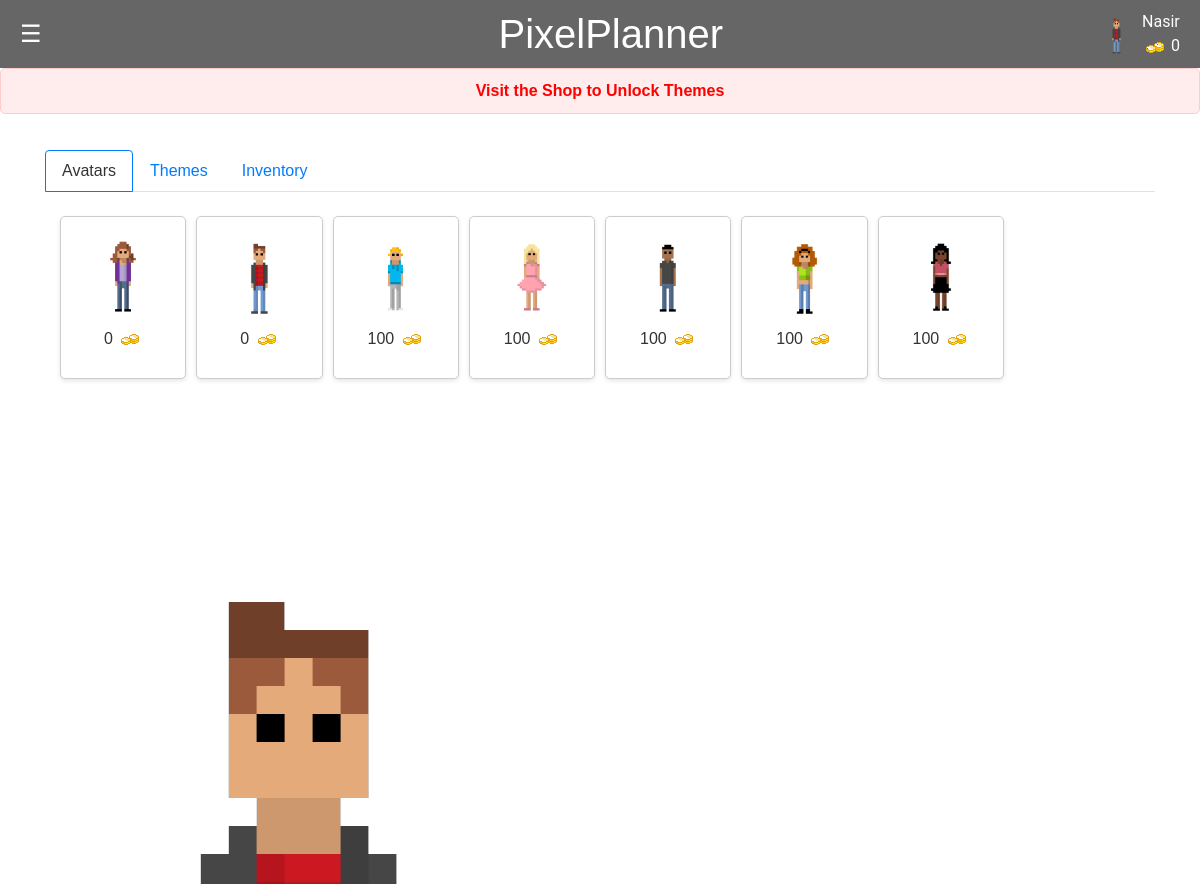
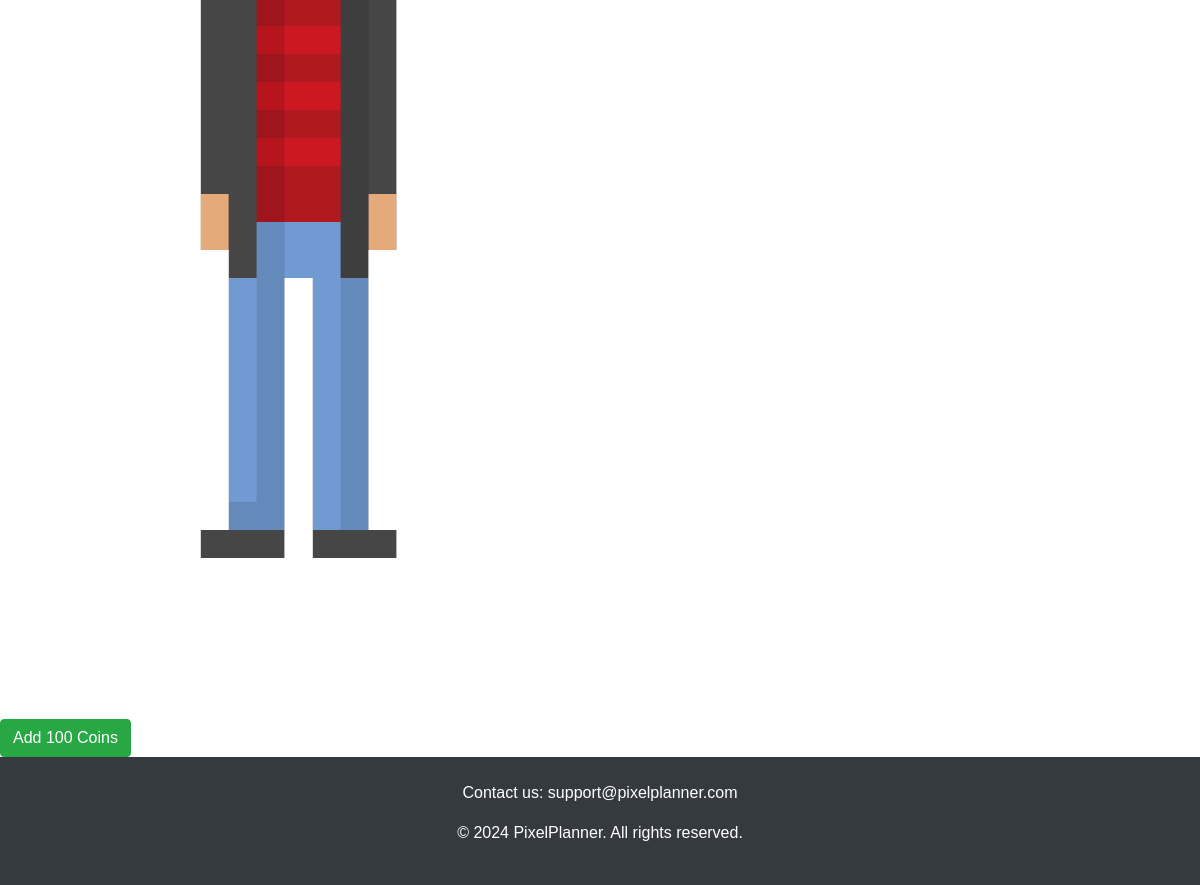
The page /shop (signed in) on the database as committed earlier (2 pictures, top to bottom).
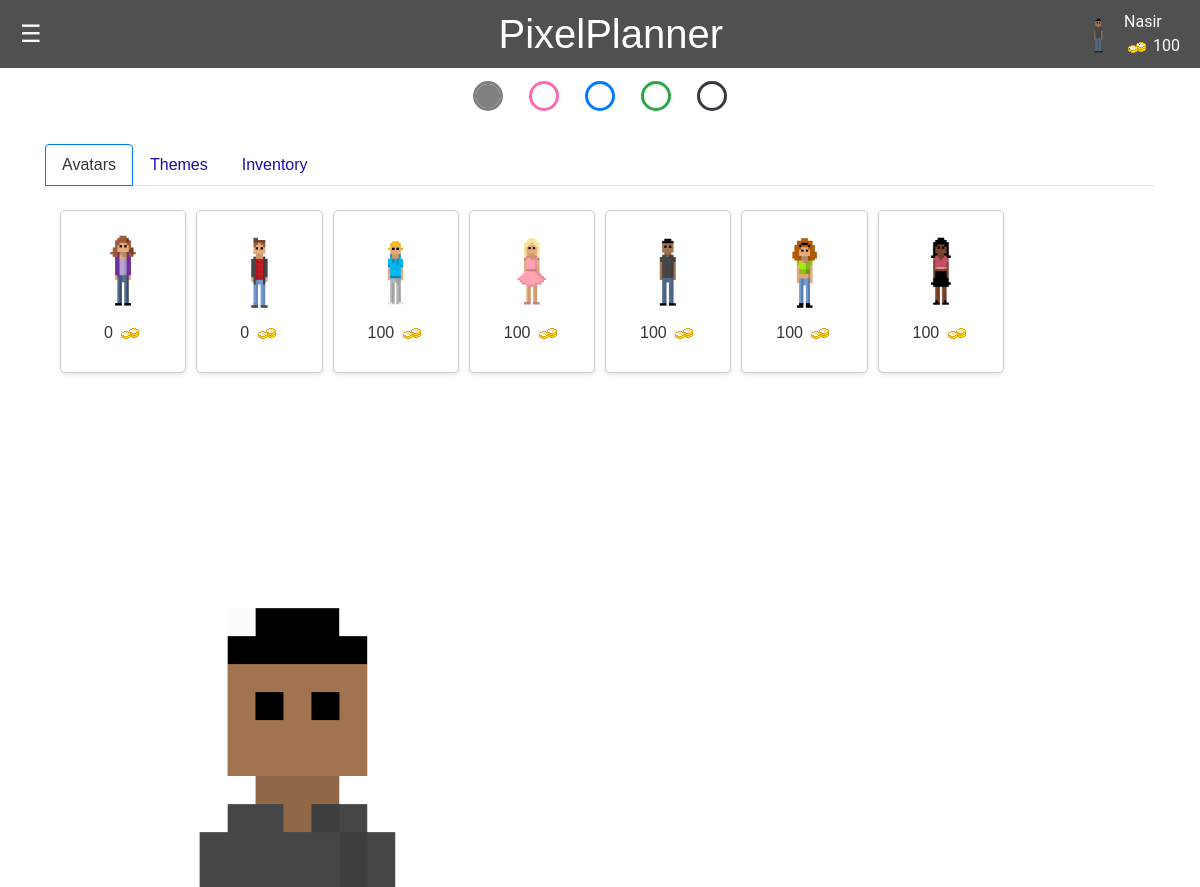
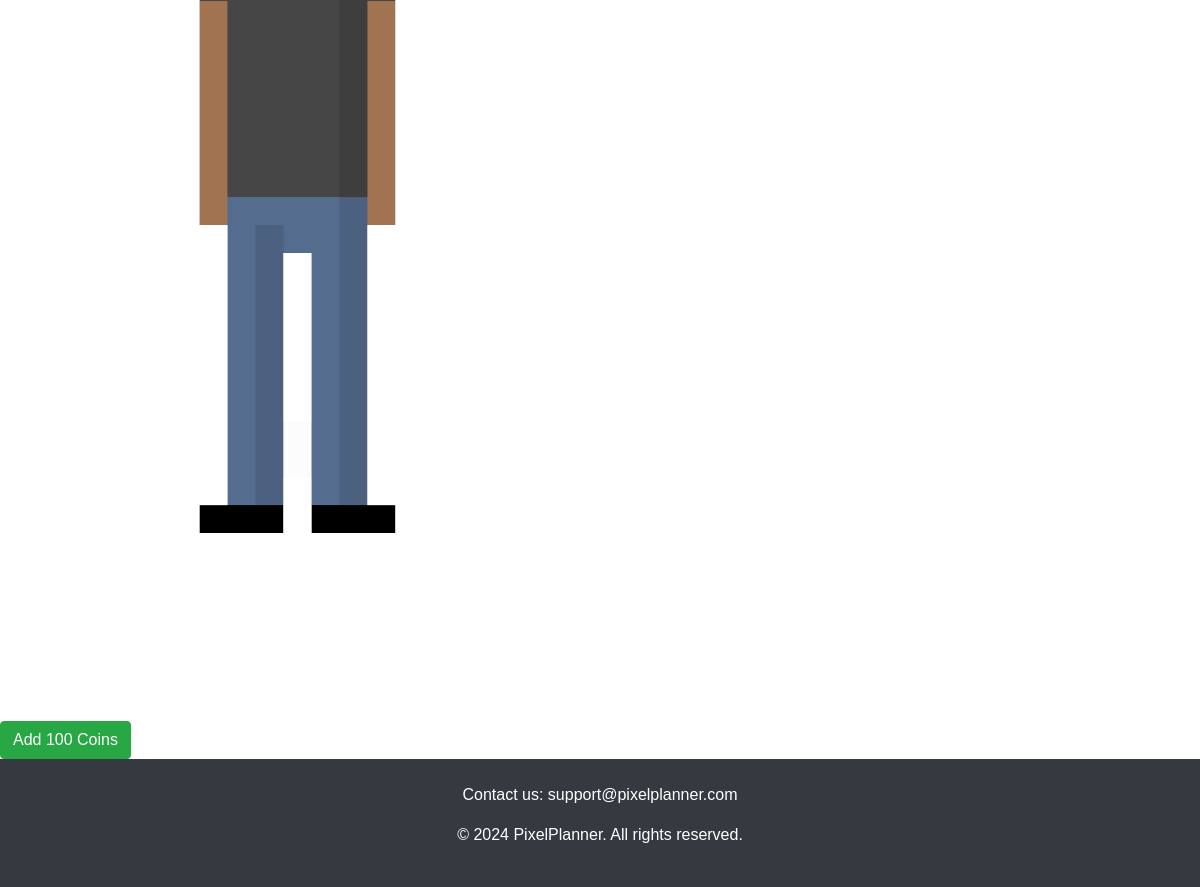
The same page on the database as committed later (2 pictures, top to bottom).
### app.py (models this page shows, shortened)
class User(db.Model):
    id = db.Column(db.Integer, primary_key=True)
    name = db.Column(db.String(100), nullable=False)
    email = db.Column(db.String(100), unique=True)
    password = db.Column(db.String(100))
    canvas_api_key = db.Column(db.String(255))
    course_codes_list = db.Column(db.String(255))
    avatar = db.Column(db.String(255))
    coins = db.Column(db.Integer)
    color_picker_unlocked = db.Column(db.Boolean, default=False)
    user_items = db.relationship('UserItem', backref='user', lazy=True, cascade="all, delete, delete-orphan")

class Item(db.Model):
    id = db.Column(db.Integer, primary_key=True)
    name = db.Column(db.String(100), nullable=False)
    price = db.Column(db.Integer, nullable=False)
    img = db.Column(db.String(255))

### app.py (the view)
@app.route('/shop')
def shop():
    if 'email' not in session:
        flash('Please log in to access the shop.')
        return redirect(url_for('login'))
    user = User.query.filter_by(email=session['email']).first()
    if not user:
        flash('User not found.')
        return redirect(url_for('login'))
    all_items = Item.query.all()
    unlocked_items = {ui.item.id for ui in user.user_items if ui.unlocked}  # use .all() to fetch items
    items_for_display = [{
        'id': item.id,
        'name': item.name,
        'img': item.img,
        'price': item.price,
        'unlocked': item.id in unlocked_items
    } for item in all_items]
    return render_template('shop.html', user=user, items=items_for_display)

### templates/shop.html (shortened to what this page needs)
<!DOCTYPE html>
<html lang="en">
<head>
    <link rel="stylesheet" href="https://cdn.jsdelivr.net/npm/bootstrap@4.6.2/dist/css/bootstrap.min.css">
    <link rel="stylesheet" href="/static/css/styles.css">
</head>
<header>
    <div class="menu-icon" onmouseover="openNav()" onmouseout="closeNav()">&#9776;</div>
    <h1>PixelPlanner</h1>
    <div class="profile-info">
        <img src="{{ url_for('static', filename='images/' + user.avatar) }}" alt="User Avatar" class="avatar">
        <div class="player-info">
            <span class="player-name">{{session.get('user_name', 'Guest')}}</span>
            <span class="player-coins"><img src="{{ url_for('static', filename='images/coin.png') }}" alt="Coin"> {{
                user.coins }}</span>
        </div>
</header>
{% if user.color_picker_unlocked %}
<form class="color-picker">
    <fieldset>
        <input type="radio" name="theme" id="light" checked>
        <input type="radio" name="theme" id="pink">
        <input type="radio" name="theme" id="blue">
        <input type="radio" name="theme" id="green">
        <input type="radio" name="theme" id="dark">
    </fieldset>
</form>
{% else %}
<p class="locked-feature-notice">Visit the Shop to Unlock Themes</p>
{% endif %}
<body>
    <div class="shop-layout">
        <div class="container">
            <ul class="nav nav-tabs" id="shopTabs">
                <li class="nav-item">
                    <a class="nav-link active" data-toggle="tab" href="#avatars">Avatars</a>
                </li>
                <li class="nav-item">
                    <a class="nav-link" data-toggle="tab" href="#themes">Themes</a>
                </li>
                <li class="nav-item">
                    <a class="nav-link" data-toggle="tab" href="#inventory">Inventory</a>
                </li>
            </ul>
            <div class="tab-content">
                <div id="avatars" class="container tab-pane active"><br>
                    <div class="shop-grid">
                        {% for item in items %}
                        <div class="shop-item {{ 'purchased' if item.unlocked else '' }}" data-item-id="{{ item.id }}"
                            data-name="{{ item.name }}" data-price="{{ item.price }}"
                            data-img="{{ url_for('static', filename='images/' + item.img) }}">
                            <img src="{{ url_for('static', filename='images/' + item.img) }}" alt="{{ item.name }}">
                            <p>{{ item.price }} <img src="{{ url_for('static', filename='images/coin.png') }}"
                                    alt="Coin"></p>
                        </div>
                        {% endfor %}
                    </div>
                </div>
            </div>
        </div>
    </div>
    <div class="user-avatar-large">
        <img src="{{ url_for('static', filename='images/' + user.avatar) }}" alt="User Avatar">
    </div>
<div>
    <form action="{{ url_for('add_coins') }}" method="post">
        <button type="submit" class="btn btn-success">Add 100 Coins</button>
    </form>
</div>
    <footer class="footer bg-dark text-white py-4">
        <div class="container text-center">
            <p>Contact us: support@pixelplanner.com</p>
            <p>&copy; 2024 PixelPlanner. All rights reserved.</p>
        </div>
    </footer>
</body>
</html>

### static/css/styles.css (style rules this page uses)
body, html { height: 100%; margin: 0; padding: 0; font-family: Arial, sans-serif; background-color: var(--bg-color); color: var(--text-color); }
body, html { margin: 0; padding: 0; font-family: Arial, sans-serif; }
header { display: flex; justify-content: space-between; align-items: center; background-color: var(--notification-text-color); padding: 10px 20px; position: relative; }
header h1 { margin: 0; flex-grow: 1; text-align: center; color: var(--bg-color) }
.menu-icon { cursor: pointer; font-size: 24px; color: var(--bg-color); }
.profile-info { display: flex; align-items: center; position: absolute; top: 10px; right: 20px; font-family: 'Roboto', sans-serif; color: var(--bg-color); }
.avatar { height: 50px; width: auto; border-radius: 50%; }
.player-info { display: flex; flex-direction: column; margin-left: 10px }
body { font-family: Arial, sans-serif; background-color: var(--bg-color); margin: 0; padding: 0; }
.shop-layout { display: flex; justify-content: left; padding: 20px; width: 100%; }
.shop-grid { display: grid; width: 100%; grid-template-columns: repeat(auto-fill, minmax(120px, 1fr)); gap: 10px; margin: 0 auto; }
.shop-item, .inventory-item { display: flex; flex-direction: column; align-items: center; justify-content: center; border: 1px solid #ccc; padding: 10px; border-radius: 5px; box-shadow: 0 2px 4px rgba(0,0,0,0.1); background-color: #fff; transition: border 0.3s ease-in-out; cursor: pointer; }
.shop-item img, .inventory-item img { height: 100px; max-width: 100%; }
.shop-item p img, .inventory-item p img { height: auto; width: auto; }
.user-avatar-large { flex: 1; width: 50%; display: flex; justify-content: center; align-items: center; }
.nav-tabs .nav-link.active { color: var(--text-color); background-color: var(--bg-color); border-color: #007bff; }
.color-picker>fieldset { border: 0; display: flex; gap: 2rem; width: fit-content; background: fff; padding: 1rem 3rem; margin-inline: auto; border-radius: 0 0 1rem 1rem; }
.color-picker input[type="radio"] { appearance: none; width: 1.5rem; height: 1.5rem; outline: 3px solid var(--radio-color, currentColor); border-radius: 50%; }
.color-picker input[type="radio"]:checked { background: var(--radio-color); }
.color-picker input[type="radio"]#light { --radio-color: gray; }
.color-picker input[type="radio"]#pink { --radio-color: #ff69b4; }
.color-picker input[type="radio"]#blue { --radio-color: #007bff; }
.color-picker input[type="radio"]#green { --radio-color: #28a745; }
.color-picker input[type="radio"]#dark { --radio-color: #343a40; }
:root { --bg-color: #fff; --text-color: #333; --link-color: #007bff; --hover-bg-color: #cccccc; --hover-text-decoration: underline; --notification-text-color: #666; --border-color: #eee; }
:root:has(#light:checked) { --bg-color: #ffffff; --text-color: #333333; --link-color: #1a0dab; --hover-text-decoration: underline; --notification-text-color: #505050; --border-color: #dddddd; --avatar-header: #505050; --background-bg-color: #ffffff; --calendar-bg-color: #ffffff; --todo-header-color: #505050; --toolbar-title-color: #505050; --event-color: #333333; --chat-title-color: #505050; }
a { color: var(--link-color); }

Rows that differ between the two databases and show on the page:
changed User "Nasir": avatar: a different picture; coins "0" → "100"; color_picker_unlocked False → True (drawn)
Other text that changed with them:
form field theme: (not shown) → "☑ Light Theme"
form field theme: (not shown) → "☐ Pink Theme"
form field theme: (not shown) → "☐ Blue Theme"
form field theme: (not shown) → "☐ Green"
form field theme: (not shown) → "☐ Dark"
text no longer shown: "Visit the Shop to Unlock Themes"
